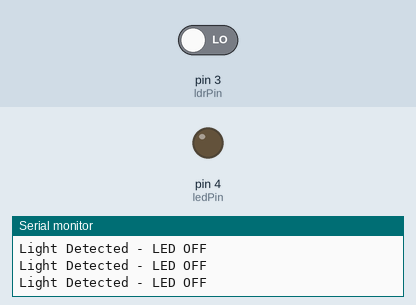
Simulated run of this sketch. Board: Arduino Uno, built with avr-gcc and run on an emulated ATmega328P. Parts: output pins drawn as LEDs (lit = HIGH), the last lines printed to the serial monitor. The inputs (shaded band) are chosen by the test bench; at power-on: pin 3 (ldrPin) LOW.

Above: at 1.2 s.
1.3 s: pin 3 (ldrPin) driven HIGH
At 2.4 s:
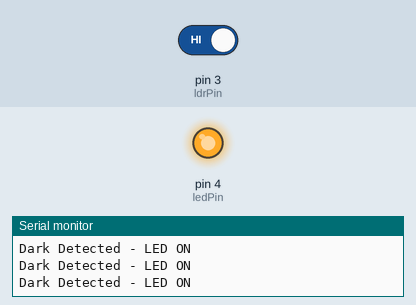
2.8 s: pin 3 (ldrPin) driven LOW
At 3.7 s:
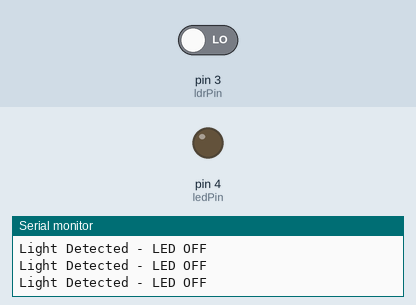
Timing chart, 0 to 5.8 s (numbered marks = the images above; inputs shaded):
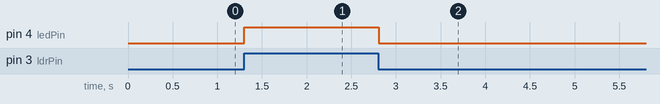

The sketch:

R16._Automatic_Street_Light_Using_LDR.ino
```cpp
/*
Components Used:
- Arduino Board
- Sensor Shield
- LDR (Light Dependent Resistor)
- LED
- Breadboard
- Jumper Wires
*/

int ldrPin = 3;  // LDR connected to Pin 3 (Digital)
int ledPin = 4;  // LED connected to Pin 4

void setup() {
  pinMode(ldrPin, INPUT);   // Set LDR pin as input
  pinMode(ledPin, OUTPUT);  // Set LED pin as output
  Serial.begin(9600);       // Start Serial Monitor
}

void loop() {
  int ldrState = digitalRead(ldrPin); // Read LDR value

  if (ldrState == 1) {  // If it's dark
    digitalWrite(ledPin, HIGH); // Turn on the LED (Street Light)
    Serial.println("Dark Detected - LED ON");
  } else {  // If there's light
    digitalWrite(ledPin, LOW);  // Turn off the LED
    Serial.println("Light Detected - LED OFF");
  }

  delay(100); // Small delay for readability
}
```

Measured:
- after the input at 1.3 s, pin 4 (ledPin): LOW → HIGH at once
- after the input at 2.8 s, pin 4 (ledPin): HIGH → LOW at once
